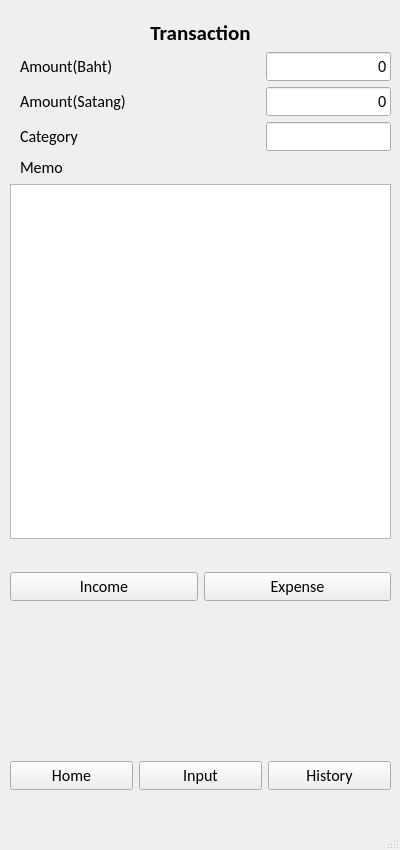
<?xml version="1.0" encoding="UTF-8"?>
<ui version="4.0">
 <class>MainWindow</class>
 <widget class="QMainWindow" name="MainWindow">
  <property name="geometry">
   <rect>
    <x>0</x>
    <y>0</y>
    <width>400</width>
    <height>850</height>
   </rect>
  </property>
  <property name="windowTitle">
   <string>Money Management</string>
  </property>
  <widget class="QWidget" name="centralwidget">
   <widget class="QWidget" name="verticalLayoutWidget_3">
    <property name="geometry">
     <rect>
      <x>0</x>
      <y>0</y>
      <width>401</width>
      <height>751</height>
     </rect>
    </property>
    <layout class="QVBoxLayout" name="verticalLayout_5">
     <item>
      <widget class="QStackedWidget" name="stackedWidget">
       <property name="currentIndex">
        <number>1</number>
       </property>
       <widget class="QWidget" name="page_1">
        <widget class="QWidget" name="verticalLayoutWidget">
         <property name="geometry">
          <rect>
           <x>0</x>
           <y>30</y>
           <width>401</width>
           <height>171</height>
          </rect>
         </property>
         <layout class="QVBoxLayout" name="p1_vBoxLayout">
          <item>
           <layout class="QHBoxLayout" name="horizontalLayout_2">
            <item>
             <widget class="QLabel" name="label_savingBalance">
              <property name="font">
               <font>
                <family>Calibri</family>
                <pointsize>16</pointsize>
                <weight>75</weight>
                <bold>true</bold>
               </font>
              </property>
              <property name="text">
               <string>Saving Balance: ฿</string>
              </property>
              <property name="textFormat">
               <enum>Qt::PlainText</enum>
              </property>
              <property name="indent">
               <number>10</number>
              </property>
             </widget>
            </item>
            <item>
             <widget class="QLabel" name="label_balanceAmount">
              <property name="font">
               <font>
                <family>Calibri</family>
                <pointsize>12</pointsize>
               </font>
              </property>
              <property name="text">
               <string>0.00</string>
              </property>
             </widget>
            </item>
           </layout>
          </item>
          <item>
           <layout class="QHBoxLayout" name="p1_vBox_hBoxLayout">
            <item>
             <widget class="QLabel" name="label_currentIncome">
              <property name="font">
               <font>
                <family>Calibri</family>
                <pointsize>12</pointsize>
                <weight>75</weight>
                <bold>true</bold>
               </font>
              </property>
              <property name="text">
               <string>Income:</string>
              </property>
              <property name="alignment">
               <set>Qt::AlignLeading|Qt::AlignLeft|Qt::AlignVCenter</set>
              </property>
              <property name="indent">
               <number>10</number>
              </property>
             </widget>
            </item>
            <item>
             <widget class="QLabel" name="label_currentIncomeAmount">
              <property name="font">
               <font>
                <family>Calibri</family>
                <pointsize>12</pointsize>
               </font>
              </property>
              <property name="text">
               <string>0.00</string>
              </property>
             </widget>
            </item>
            <item>
             <widget class="QLabel" name="label_currentExpense">
              <property name="font">
               <font>
                <family>Calibri</family>
                <pointsize>12</pointsize>
                <weight>75</weight>
                <bold>true</bold>
               </font>
              </property>
              <property name="text">
               <string>Expense:</string>
              </property>
              <property name="alignment">
               <set>Qt::AlignLeading|Qt::AlignLeft|Qt::AlignVCenter</set>
              </property>
             </widget>
            </item>
            <item>
             <widget class="QLabel" name="label_currentExpenseAmount">
              <property name="font">
               <font>
                <family>Calibri</family>
                <pointsize>12</pointsize>
               </font>
              </property>
              <property name="text">
               <string>0.00</string>
              </property>
             </widget>
            </item>
           </layout>
          </item>
          <item>
           <widget class="QLabel" name="label_today">
            <property name="font">
             <font>
              <family>Calibri</family>
              <pointsize>16</pointsize>
              <weight>75</weight>
              <bold>true</bold>
             </font>
            </property>
            <property name="text">
             <string>Today:</string>
            </property>
            <property name="indent">
             <number>10</number>
            </property>
           </widget>
          </item>
         </layout>
        </widget>
        <widget class="QListWidget" name="listWidget_today">
         <property name="geometry">
          <rect>
           <x>10</x>
           <y>210</y>
           <width>381</width>
           <height>531</height>
          </rect>
         </property>
         <property name="font">
          <font>
           <family>Calibri</family>
           <pointsize>10</pointsize>
          </font>
         </property>
        </widget>
       </widget>
       <widget class="QWidget" name="page_2">
        <widget class="QWidget" name="verticalLayoutWidget_2">
         <property name="geometry">
          <rect>
           <x>10</x>
           <y>20</y>
           <width>381</width>
           <height>581</height>
          </rect>
         </property>
         <layout class="QVBoxLayout" name="p2_vBoxLayout">
          <item>
           <widget class="QLabel" name="label_transaction">
            <property name="font">
             <font>
              <family>Calibri</family>
              <pointsize>16</pointsize>
              <weight>75</weight>
              <bold>true</bold>
             </font>
            </property>
            <property name="text">
             <string>Transaction</string>
            </property>
            <property name="alignment">
             <set>Qt::AlignCenter</set>
            </property>
           </widget>
          </item>
          <item>
           <layout class="QGridLayout" name="gridLayout_6">
            <item row="0" column="1">
             <widget class="QLineEdit" name="lineEdit_amountBaht">
              <property name="sizePolicy">
               <sizepolicy hsizetype="Fixed" vsizetype="Fixed">
                <horstretch>0</horstretch>
                <verstretch>0</verstretch>
               </sizepolicy>
              </property>
              <property name="font">
               <font>
                <family>Calibri</family>
                <pointsize>12</pointsize>
                <kerning>true</kerning>
               </font>
              </property>
              <property name="text">
               <string>0</string>
              </property>
              <property name="alignment">
               <set>Qt::AlignRight|Qt::AlignTrailing|Qt::AlignVCenter</set>
              </property>
             </widget>
            </item>
            <item row="2" column="0">
             <widget class="QLabel" name="label_category">
              <property name="font">
               <font>
                <family>Calibri</family>
                <pointsize>12</pointsize>
               </font>
              </property>
              <property name="text">
               <string>Category</string>
              </property>
              <property name="indent">
               <number>10</number>
              </property>
             </widget>
            </item>
            <item row="0" column="0">
             <widget class="QLabel" name="label_amountBaht">
              <property name="font">
               <font>
                <family>Calibri</family>
                <pointsize>12</pointsize>
               </font>
              </property>
              <property name="text">
               <string>Amount(Baht)</string>
              </property>
              <property name="indent">
               <number>10</number>
              </property>
             </widget>
            </item>
            <item row="2" column="1">
             <widget class="QLineEdit" name="lineEdit_category">
              <property name="sizePolicy">
               <sizepolicy hsizetype="Fixed" vsizetype="Fixed">
                <horstretch>0</horstretch>
                <verstretch>0</verstretch>
               </sizepolicy>
              </property>
              <property name="font">
               <font>
                <family>Calibri</family>
                <pointsize>12</pointsize>
               </font>
              </property>
             </widget>
            </item>
            <item row="1" column="0">
             <widget class="QLabel" name="label_amountSatang">
              <property name="font">
               <font>
                <family>Calibri</family>
                <pointsize>12</pointsize>
               </font>
              </property>
              <property name="text">
               <string>Amount(Satang)</string>
              </property>
              <property name="indent">
               <number>10</number>
              </property>
             </widget>
            </item>
            <item row="1" column="1">
             <widget class="QLineEdit" name="lineEdit_amountSatang">
              <property name="sizePolicy">
               <sizepolicy hsizetype="Fixed" vsizetype="Fixed">
                <horstretch>0</horstretch>
                <verstretch>0</verstretch>
               </sizepolicy>
              </property>
              <property name="font">
               <font>
                <family>Calibri</family>
                <pointsize>12</pointsize>
               </font>
              </property>
              <property name="text">
               <string>0</string>
              </property>
              <property name="alignment">
               <set>Qt::AlignRight|Qt::AlignTrailing|Qt::AlignVCenter</set>
              </property>
             </widget>
            </item>
           </layout>
          </item>
          <item>
           <widget class="QLabel" name="label_memo">
            <property name="font">
             <font>
              <family>Calibri</family>
              <pointsize>12</pointsize>
             </font>
            </property>
            <property name="text">
             <string>Memo</string>
            </property>
            <property name="indent">
             <number>10</number>
            </property>
           </widget>
          </item>
          <item>
           <widget class="QTextEdit" name="textEdit_memo">
            <property name="font">
             <font>
              <family>Calibri</family>
              <pointsize>12</pointsize>
             </font>
            </property>
           </widget>
          </item>
          <item>
           <widget class="QLabel" name="label_error">
            <property name="font">
             <font>
              <family>Calibri</family>
              <pointsize>12</pointsize>
             </font>
            </property>
            <property name="text">
             <string> </string>
            </property>
            <property name="alignment">
             <set>Qt::AlignCenter</set>
            </property>
           </widget>
          </item>
          <item>
           <layout class="QHBoxLayout" name="horizontalLayout">
            <item>
             <widget class="QPushButton" name="pb_income">
              <property name="font">
               <font>
                <family>Calibri</family>
                <pointsize>12</pointsize>
               </font>
              </property>
              <property name="text">
               <string>Income</string>
              </property>
             </widget>
            </item>
            <item>
             <widget class="QPushButton" name="pb_expense">
              <property name="font">
               <font>
                <family>Calibri</family>
                <pointsize>12</pointsize>
               </font>
              </property>
              <property name="text">
               <string>Expense</string>
              </property>
             </widget>
            </item>
           </layout>
          </item>
         </layout>
        </widget>
       </widget>
       <widget class="QWidget" name="page_3">
        <widget class="QWidget" name="verticalLayoutWidget_4">
         <property name="geometry">
          <rect>
           <x>10</x>
           <y>20</y>
           <width>381</width>
           <height>721</height>
          </rect>
         </property>
         <layout class="QVBoxLayout" name="verticalLayout">
          <item>
           <widget class="QLabel" name="label_history">
            <property name="font">
             <font>
              <family>Calibri</family>
              <pointsize>16</pointsize>
              <weight>75</weight>
              <bold>true</bold>
             </font>
            </property>
            <property name="text">
             <string>History</string>
            </property>
            <property name="indent">
             <number>10</number>
            </property>
           </widget>
          </item>
          <item>
           <widget class="QListWidget" name="listWidget_history">
            <property name="font">
             <font>
              <family>Calibri</family>
              <pointsize>10</pointsize>
             </font>
            </property>
           </widget>
          </item>
         </layout>
        </widget>
       </widget>
      </widget>
     </item>
    </layout>
   </widget>
   <widget class="QWidget" name="horizontalLayoutWidget">
    <property name="geometry">
     <rect>
      <x>10</x>
      <y>750</y>
      <width>381</width>
      <height>51</height>
     </rect>
    </property>
    <layout class="QHBoxLayout" name="horizontalLayout_6">
     <item>
      <widget class="QPushButton" name="pb_home">
       <property name="font">
        <font>
         <family>Calibri</family>
         <pointsize>12</pointsize>
        </font>
       </property>
       <property name="text">
        <string>Home</string>
       </property>
      </widget>
     </item>
     <item>
      <widget class="QPushButton" name="pb_input">
       <property name="font">
        <font>
         <family>Calibri</family>
         <pointsize>12</pointsize>
        </font>
       </property>
       <property name="text">
        <string>Input</string>
       </property>
      </widget>
     </item>
     <item>
      <widget class="QPushButton" name="pb_history">
       <property name="font">
        <font>
         <family>Calibri</family>
         <pointsize>12</pointsize>
        </font>
       </property>
       <property name="text">
        <string>History</string>
       </property>
      </widget>
     </item>
    </layout>
   </widget>
  </widget>
  <widget class="QMenuBar" name="menubar">
   <property name="geometry">
    <rect>
     <x>0</x>
     <y>0</y>
     <width>400</width>
     <height>21</height>
    </rect>
   </property>
  </widget>
  <widget class="QStatusBar" name="statusbar"/>
 </widget>
 <resources/>
 <connections/>
</ui>
